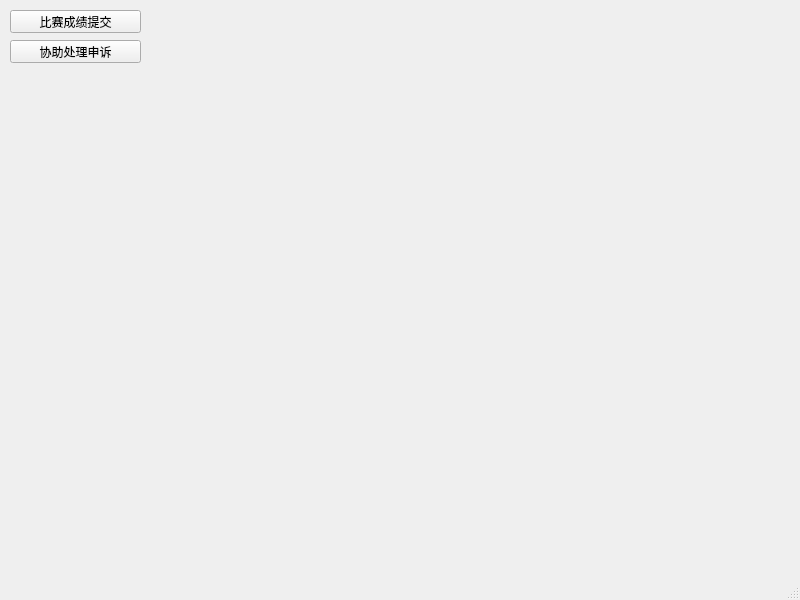
<?xml version="1.0" encoding="UTF-8"?>
<ui version="4.0">
 <class>referee_MainWindow</class>
 <widget class="QMainWindow" name="referee_MainWindow">
  <property name="geometry">
   <rect>
    <x>0</x>
    <y>0</y>
    <width>800</width>
    <height>600</height>
   </rect>
  </property>
  <property name="windowTitle">
   <string>referee_MainWindow</string>
  </property>
  <widget class="QWidget" name="centralwidget">
   <widget class="QPushButton" name="pushButton">
    <property name="geometry">
     <rect>
      <x>10</x>
      <y>10</y>
      <width>131</width>
      <height>23</height>
     </rect>
    </property>
    <property name="text">
     <string>比赛成绩提交</string>
    </property>
   </widget>
   <widget class="QPushButton" name="pushButton_2">
    <property name="geometry">
     <rect>
      <x>10</x>
      <y>40</y>
      <width>131</width>
      <height>23</height>
     </rect>
    </property>
    <property name="text">
     <string>协助处理申诉</string>
    </property>
   </widget>
   <widget class="QStackedWidget" name="stackedWidget">
    <property name="geometry">
     <rect>
      <x>180</x>
      <y>20</y>
      <width>600</width>
      <height>500</height>
     </rect>
    </property>
    <widget class="QWidget" name="page"/>
    <widget class="QWidget" name="page_2"/>
   </widget>
  </widget>
  <widget class="QStatusBar" name="statusbar"/>
 </widget>
 <resources/>
 <connections>
  <connection>
   <sender>pushButton</sender>
   <signal>clicked()</signal>
   <receiver>referee_MainWindow</receiver>
   <slot>slot1()</slot>
   <hints>
    <hint type="sourcelabel">
     <x>93</x>
     <y>24</y>
    </hint>
    <hint type="destinationlabel">
     <x>162</x>
     <y>25</y>
    </hint>
   </hints>
  </connection>
  <connection>
   <sender>pushButton_2</sender>
   <signal>clicked()</signal>
   <receiver>referee_MainWindow</receiver>
   <slot>slot2()</slot>
   <hints>
    <hint type="sourcelabel">
     <x>105</x>
     <y>48</y>
    </hint>
    <hint type="destinationlabel">
     <x>165</x>
     <y>65</y>
    </hint>
   </hints>
  </connection>
 </connections>
 <slots>
  <slot>slot1()</slot>
  <slot>slot2()</slot>
 </slots>
</ui>
